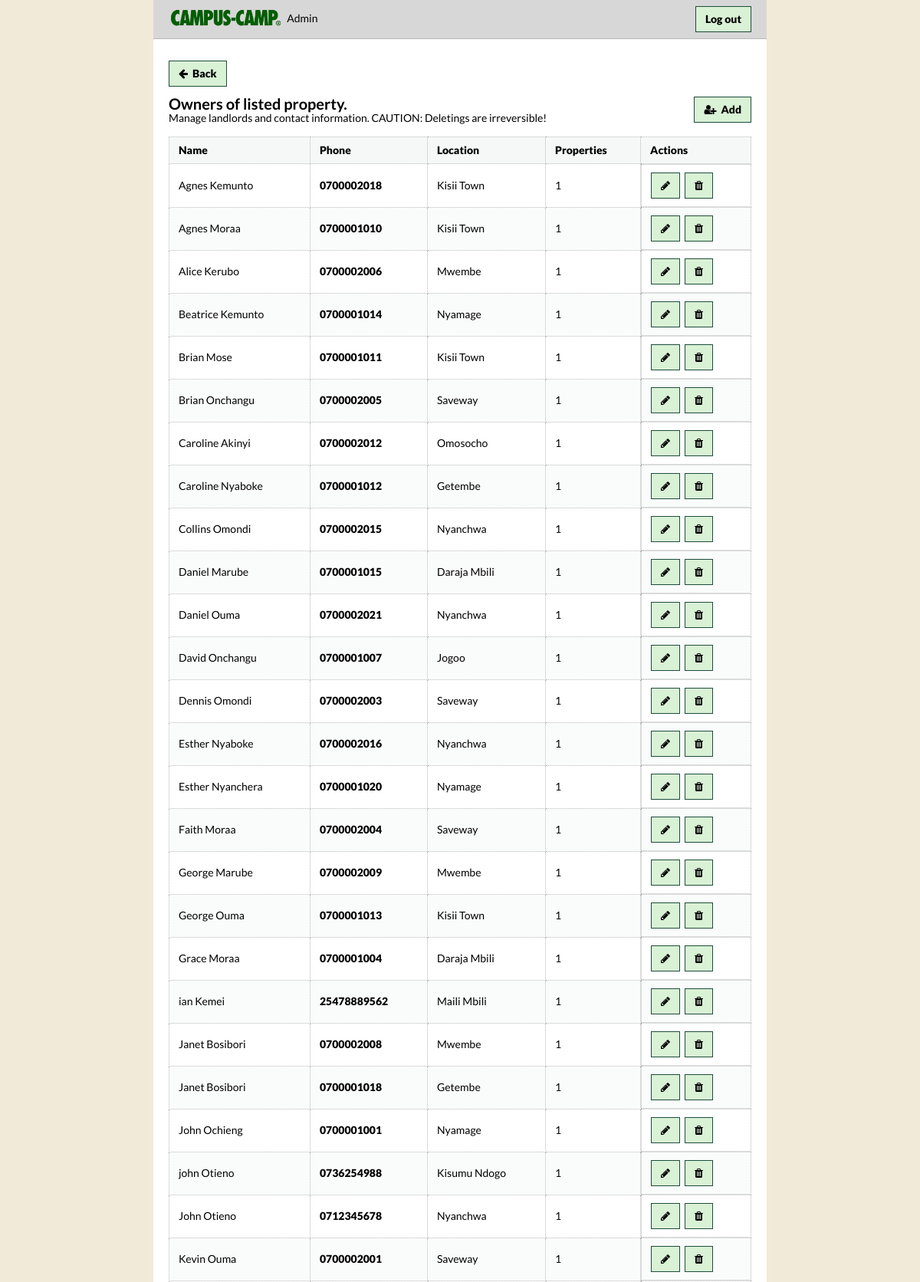
Screenshot of /admin/landlords.php (signed in, upper part) with the database file from the repository.
### tables this page shows
CREATE TABLE `landlords` (
  `id` int NOT NULL AUTO_INCREMENT,
  `name` varchar(100) NOT NULL,
  `phone` varchar(30) NOT NULL,
  `location` varchar(150) NOT NULL,
  PRIMARY KEY (`id`)
);

### admin/landlords.php (the view, shortened to what this page needs)
<?php
require_once __DIR__ . "/../config/database.php";
$sql = "
    SELECT
        l.id,
        l.name,
        l.phone,
        l.location,
        COUNT(p.id) AS property_count
    FROM landlords l
    LEFT JOIN properties p
        ON p.landlord_id = l.id
    GROUP BY l.id, l.name, l.phone, l.location
    ORDER BY l.name ASC
";
$result = $conn->query($sql);
?>
<!DOCTYPE html>
<html lang="en">
<head>
    <link
        rel="stylesheet"
        href="../css/styles.css?v=<?= filemtime(__DIR__ . '/../css/styles.css') ?>"
    >
</head>
<body>
<header class="admin-header">
    <div class="container admin-header-inner">
        <strong>
            <img class="brand-image" src="../images/ofcampus-logo.png" alt="Campus-Camp®"><span class="admin-context">Admin</span>
        </strong>
        <div>
            <a href="logout.php">Log out</a>
        </div>
    </div>
</header>
<main class="admin-main">
    <div class="admin-content-actions">
        <div class="container">
            <a href="dashboard.php" class="cancel-button" aria-label="Back to dashboard" title="Back to dashboard">
                <i class="fa fa-arrow-left" aria-hidden="true"></i>
                <span class="button-label">Back</span>
            </a>
        </div>
    </div>
    <div class="container">
        <div class="admin-page-title">
            <div>
                <h1>
                    Owners of listed property.
                </h1>
                <p>
                    Manage landlords and contact information. CAUTION: Deletings are irreversible!
                </p>
            </div>
            <div class="admin-page-actions">
                <a href="add_landlord.php" class="admin-button">
                    <i class="fa fa-user-plus" aria-hidden="true"></i>
                    <span class="button-label">Add</span>
                </a>
            </div>
        </div>
        <?php if ($result && $result->num_rows > 0): ?>
            <div class="admin-table-container">
                <table class="admin-table">
                    <thead>
                        <tr>
                            <th>
                                Name
                            </th>
                            <th>
                                Phone
                            </th>
                            <th>
                                Location
                            </th>
                            <th>
                                Properties
                            </th>
                            <th>
                                Actions
                            </th>
                        </tr>
                    </thead>
                    <tbody>
                    <?php while ($landlord = $result->fetch_assoc()): ?>
                        <tr>
                            <td>
                                <?= htmlspecialchars($landlord["name"]) ?>
                            </td>
                            <td>
                                <span class="contact-phone">
                                    <?= htmlspecialchars($landlord["phone"]) ?>
                                </span>
                            </td>
                            <td>
                                <?= htmlspecialchars($landlord["location"]) ?>
                            </td>
                            <td>
                                <?= (int)$landlord["property_count"] ?>
                            </td>
                            <td class="action-links">
                                <a href="edit_landlord.php?id=<?= (int)$landlord["id"] ?>"
                                   aria-label="Edit landlord"
                                   title="Edit landlord">
                                    <i class="fa fa-pencil" aria-hidden="true"></i>
                                </a>
                                <a href="delete_landlord.php?id=<?= (int)$landlord["id"] ?>"
                                              data-confirm-message="This action cannot be undone. Delete this landlord?"
                                   aria-label="Delete landlord"
                                   title="Delete landlord">
                                    <i class="fa fa-trash" aria-hidden="true"></i>
                                </a>
                            </td>
                        </tr>
                    <?php endwhile; ?>
                    </tbody>
                </table>
            </div>
        <?php endif; ?>
    </div>
</main>
</body>
</html>

### rows the page displays
landlords: name "Agnes Kemunto", phone "0700002018", location "Kisii Town", property_count "1"
landlords: name "Agnes Moraa", phone "0700001010", location "Kisii Town", property_count "1"
landlords: name "Alice Kerubo", phone "0700002006", location "Mwembe", property_count "1"
landlords: name "Beatrice Kemunto", phone "0700001014", location "Nyamage", property_count "1"
landlords: name "Brian Mose", phone "0700001011", location "Kisii Town", property_count "1"
landlords: name "Brian Onchangu", phone "0700002005", location "Saveway", property_count "1"
landlords: name "Caroline Akinyi", phone "0700002012", location "Omosocho", property_count "1"
landlords: name "Caroline Nyaboke", phone "0700001012", location "Getembe", property_count "1"
landlords: name "Collins Omondi", phone "0700002015", location "Nyanchwa", property_count "1"
landlords: name "Daniel Marube", phone "0700001015", location "Daraja Mbili", property_count "1"
landlords: name "Daniel Ouma", phone "0700002021", location "Nyanchwa", property_count "1"
landlords: name "David Onchangu", phone "0700001007", location "Jogoo", property_count "1"
landlords: name "Dennis Omondi", phone "0700002003", location "Saveway", property_count "1"
landlords: name "Esther Nyaboke", phone "0700002016", location "Nyanchwa", property_count "1"
landlords: name "Esther Nyanchera", phone "0700001020", location "Nyamage", property_count "1"
landlords: name "Faith Moraa", phone "0700002004", location "Saveway", property_count "1"
landlords: name "George Marube", phone "0700002009", location "Mwembe", property_count "1"
landlords: name "George Ouma", phone "0700001013", location "Kisii Town", property_count "1"
landlords: name "Grace Moraa", phone "0700001004", location "Daraja Mbili", property_count "1"
landlords: name "ian Kemei", phone "25478889562", location "Maili Mbili", property_count "1"
landlords: name "Janet Bosibori", phone "0700002008", location "Mwembe", property_count "1"
landlords: name "Janet Bosibori", phone "0700001018", location "Getembe", property_count "1"
landlords: name "John Ochieng", phone "0700001001", location "Nyamage", property_count "1"
landlords: name "john Otieno", phone "0736254988", location "Kisumu Ndogo", property_count "1"
landlords: name "John Otieno", phone "0712345678", location "Nyanchwa", property_count "1"
landlords: name "Kevin Ouma", phone "0700002001", location "Saveway", property_count "1"
